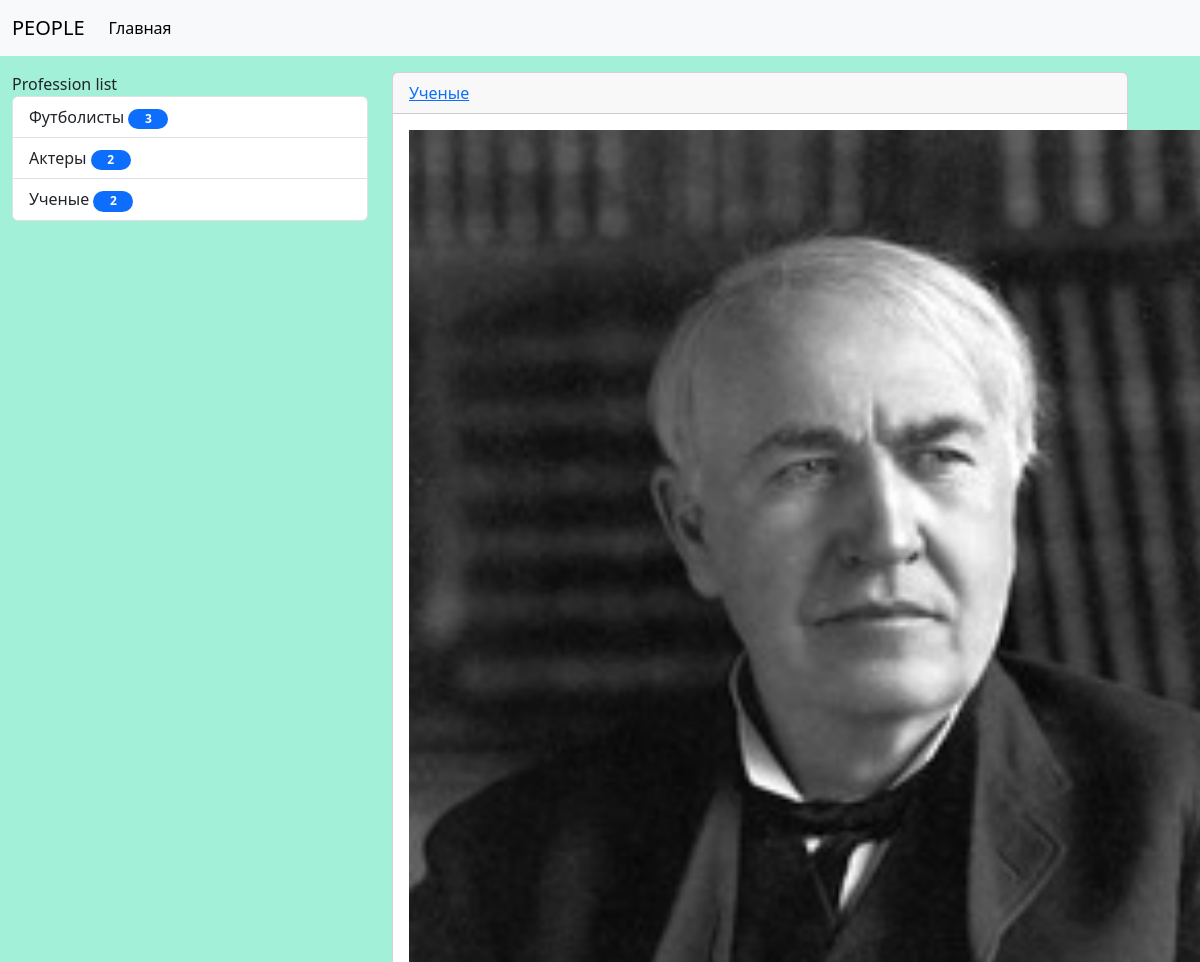
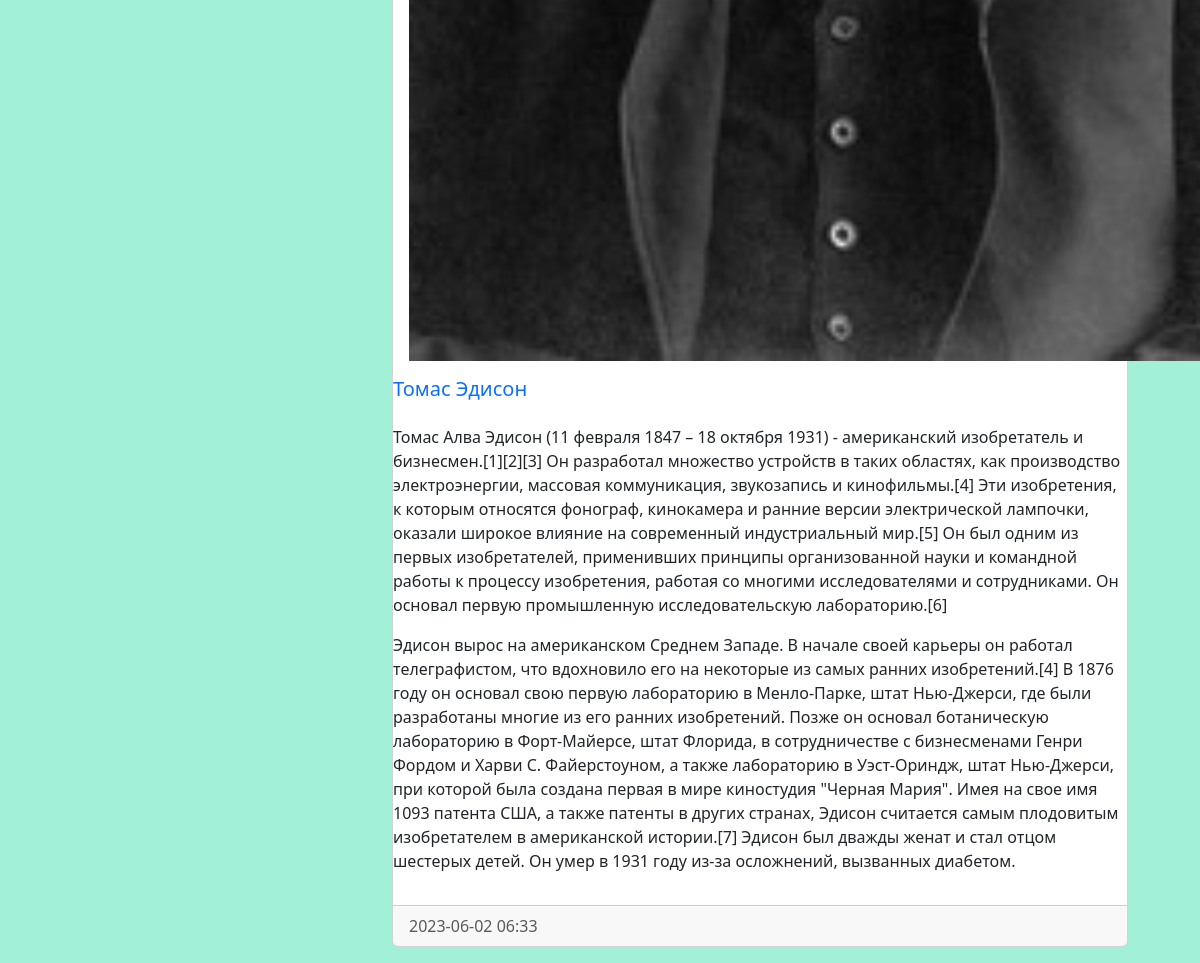
The page /humans/humans/6 on the database its author committed (2 pictures, top to bottom).
### Humans/models.py (models this page shows, shortened)
class Profession(models.Model):
    title = models.CharField(max_length=100, db_index=True, verbose_name='Профессия')
    def get_absolute_url(self):
        return reverse_lazy('Profession', kwargs={'profession_id': self.pk})
    class Meta:
        verbose_name = 'Профессия'
        verbose_name_plural = 'Професии'
        ordering = ['title']

class Humans(models.Model):
    name = models.CharField(max_length=50, verbose_name='Имя')
    biography = models.TextField(blank=None, verbose_name='Биография')
    create_at = models.DateTimeField(auto_now_add=True, verbose_name='Время создания записи')
    update_at = models.DateTimeField(auto_now=True, verbose_name='Время изменения записи')
    is_published = models.BooleanField(default=False, verbose_name='Публикация')
    photo = models.ImageField(upload_to='media/%Y/%m/%d', null=True, verbose_name='Фото')
    profession = models.ForeignKey('Profession', on_delete=models.PROTECT, null=True, verbose_name='Профессия')
    class Meta:
        verbose_name = 'Человек'
        verbose_name_plural = 'Люди'
        ordering = ['-create_at']

### Humans/views.py (the view)
# urls.py: path('humans/<int:pk>', ViewHumans.as_view(), name='View_humans'),
class ViewHumans(DetailView):
    model = Humans
    context_object_name = 'human_item'
    template_name = 'Humans/view_humans.html'

### Humans/templatetags/new_tag.py (called while the page is built)
@register.simple_tag(name='get_list_profession')
def get_profession():
    return Profession.objects.all()

@register.inclusion_tag('Humans/list_profession.html')
def show_profession(arg_1='Profession', arg_2 = 'list'):
    profession = Profession.objects.annotate(cnt=Count('humans')).filter(cnt__gt=0)
    return {'profession': profession, 'arg_1': arg_1, 'arg_2': arg_2}

### Humans/Templates/Humans/view_humans.html (shortened to what this page needs)
{% extends 'base.html' %}
{% block sidebar %}
{% include 'inc/_sidebar.html' %}
{% endblock %}
{% block content %}
    <div class="card mb-3" >
      <div class="card-header">
        <a href="{{ human_item.profession.get_absolute_url }}">{{ human_item.profession.title }} </a>
      </div>
          <div class="card-body">
            {% if human_item.photo %}
            <img src="{{ human_item.photo.url }}" class="mr-3" width="820" alt="Photo">
            {% else %}
            <h6>'Фото нет'</h6>
            {% endif %}
          </div>
            <h5 class="card-title {% cycle 'text-primary' 'text-danger' 'text-success' %}">{{ human_item.name }}</h5>
            {% autoescape off %}
            <p class="card-text">{{ human_item.biography|linebreaks }}</p>
            {% endautoescape %}
          <div class="card-footer text-muted">
            {{ human_item.create_at|date:'Y-m-d H:i' }}
          </div>
    </div>
{% endblock %}

### templates/base.html (shortened to what this page needs)
{% include "inc/_nav.html" %}
{% load static %}
<!doctype html>
<html lang="en">
  <head>
    <link href="{% static 'bootstrap/css/bootstrap.min.css' %}" rel="stylesheet">
    <link href="{% static 'css/style.css' %}" rel="stylesheet">
  </head>
  <body>
    <div class="container mt-3" style="margin-left: 0px;">
      <div class="row" >
        <div class="col-md-4">
          {% block sidebar %} SIDEBAR {% endblock %}
        </div>
        <div class="col-md-8" >
          {% block content %} CONTENT {% endblock %}
        </div>
      </div>
    </div>
  </body>
</html>

### templates/inc/_nav.html (shortened to what this page needs)
<nav class="navbar navbar-expand-lg bg-body-tertiary">
  <div class="container-fluid">
    <a class="navbar-brand" href="{% url 'Home' %}">PEOPLE</a>
    <div class="collapse navbar-collapse" id="navbarNav">
      <ul class="navbar-nav">
        <li class="nav-item">
          <a class="nav-link active" aria-current="page" href="{% url 'Home' %}">Главная</a>
        </li>
      </ul>
    </div>
  </div>
</nav>

### templates/inc/_sidebar.html
{% load new_tag %}
{% show_profession %}

### Humans/Templates/Humans/list_profession.html
{% load new_tag %}
<div class="list-group">
  {{ arg_1 }} {{ arg_2 }}
  {% for prof in profession %}
    <a href="{{ prof.get_absolute_url }}" class="list-group-item list-group-item-action">{{ prof.title }} <span class="badge bg-primary rounded-pill" style="width: 40px; color: white;">{{ prof.cnt }}</span></a>
  {% endfor %}
</div>

### People/static/css/style.css (style rules this page uses)
body { background-color: #a1f0d7; }

### rows shown on the page
Profession: title "Футболисты", cnt "3"
Profession: title "Актеры", cnt "2"
Profession: title "Ученые", cnt "2"
Humans: profession "Ученые", photo (picture), name "Томас Эдисон", biography "Томас Алва Эдисон (11 февраля 1847 – 18 октября 1931) - американский изобретатель и бизнесмен.[1][2][3] Он разработал множество устройств в таких областях, как производство электроэнергии, массовая коммуникация, звукозапись и кинофильмы.[4] Эти изобретения, к которым относятся фонограф, кинокамера и ранние версии электрической лампочки, оказали широкое влияние на современный индустриальный мир.[5] Он был одним из первых изобретателей, применивших принципы организованной науки и командной работы к процессу изобретения, работая со многими исследователями и сотрудниками. Он основал первую промышленную исследовательскую лабораторию.[6] Эдисон вырос на американском Среднем Западе. В начале своей…", create_at "2023-06-02 06:33"

### other values the page prints
{{ arg_1 }} "Profession"
{{ arg_2 }} "list"
